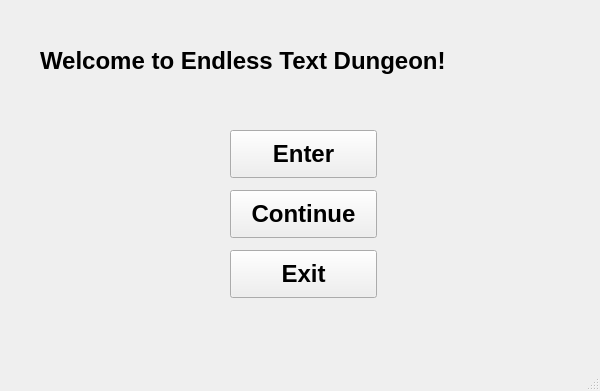
<?xml version="1.0" encoding="UTF-8"?>
<ui version="4.0">
 <class>TitleScreen</class>
 <widget class="QMainWindow" name="TitleScreen">
  <property name="geometry">
   <rect>
    <x>0</x>
    <y>0</y>
    <width>600</width>
    <height>391</height>
   </rect>
  </property>
  <property name="sizePolicy">
   <sizepolicy hsizetype="Fixed" vsizetype="Fixed">
    <horstretch>0</horstretch>
    <verstretch>0</verstretch>
   </sizepolicy>
  </property>
  <property name="minimumSize">
   <size>
    <width>600</width>
    <height>391</height>
   </size>
  </property>
  <property name="maximumSize">
   <size>
    <width>600</width>
    <height>391</height>
   </size>
  </property>
  <property name="windowTitle">
   <string>Endless Text Dungeon</string>
  </property>
  <property name="windowIcon">
   <iconset>
    <normaloff>C:/Users/zjbar/Documents/NetBeansProjects/FinalProj/Image/Icon.png</normaloff>C:/Users/zjbar/Documents/NetBeansProjects/FinalProj/Image/Icon.png</iconset>
  </property>
  <widget class="QWidget" name="centralwidget">
   <widget class="QPushButton" name="pushButton">
    <property name="geometry">
     <rect>
      <x>230</x>
      <y>130</y>
      <width>147</width>
      <height>48</height>
     </rect>
    </property>
    <property name="font">
     <font>
      <family>Tahoma</family>
      <pointsize>18</pointsize>
      <weight>75</weight>
      <bold>true</bold>
     </font>
    </property>
    <property name="text">
     <string>Enter</string>
    </property>
   </widget>
   <widget class="QLabel" name="label">
    <property name="geometry">
     <rect>
      <x>40</x>
      <y>30</y>
      <width>531</width>
      <height>61</height>
     </rect>
    </property>
    <property name="font">
     <font>
      <family>Tahoma</family>
      <pointsize>18</pointsize>
      <weight>75</weight>
      <bold>true</bold>
     </font>
    </property>
    <property name="text">
     <string>Welcome to Endless Text Dungeon!</string>
    </property>
   </widget>
   <widget class="QPushButton" name="pushButton_2">
    <property name="geometry">
     <rect>
      <x>230</x>
      <y>190</y>
      <width>147</width>
      <height>48</height>
     </rect>
    </property>
    <property name="font">
     <font>
      <family>Tahoma</family>
      <pointsize>18</pointsize>
      <weight>75</weight>
      <bold>true</bold>
     </font>
    </property>
    <property name="text">
     <string>Continue</string>
    </property>
   </widget>
   <widget class="QPushButton" name="pushButton_3">
    <property name="geometry">
     <rect>
      <x>230</x>
      <y>250</y>
      <width>147</width>
      <height>48</height>
     </rect>
    </property>
    <property name="font">
     <font>
      <family>Tahoma</family>
      <pointsize>18</pointsize>
      <weight>75</weight>
      <bold>true</bold>
     </font>
    </property>
    <property name="text">
     <string>Exit</string>
    </property>
   </widget>
  </widget>
  <widget class="QStatusBar" name="statusbar"/>
 </widget>
 <resources/>
 <connections/>
</ui>
